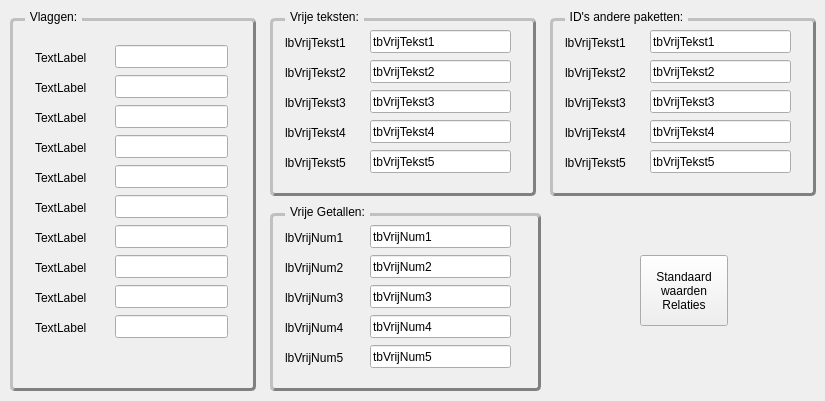
<?xml version="1.0" encoding="UTF-8"?>
<ui version="4.0">
 <class>RelatieSettings</class>
 <widget class="QWidget" name="RelatieSettings">
  <property name="geometry">
   <rect>
    <x>0</x>
    <y>0</y>
    <width>825</width>
    <height>401</height>
   </rect>
  </property>
  <property name="windowTitle">
   <string>Form</string>
  </property>
  <widget class="QGroupBox" name="grbxVrijeGetallen">
   <property name="geometry">
    <rect>
     <x>270</x>
     <y>205</y>
     <width>271</width>
     <height>186</height>
    </rect>
   </property>
   <property name="styleSheet">
    <string notr="true">QGroupBox {
border: 3px solid gray;
border-radius: 5px;
margin-top: 8px;
border-style: outset;
}

QGroupBox::title {
subcontrol-origin: margin;
left: 15px;
padding: 0 3px 0 3px;
}</string>
   </property>
   <property name="title">
    <string>Vrije Getallen:</string>
   </property>
   <widget class="QLineEdit" name="tbVrijNum1">
    <property name="geometry">
     <rect>
      <x>100</x>
      <y>20</y>
      <width>141</width>
      <height>23</height>
     </rect>
    </property>
    <property name="text">
     <string>tbVrijNum1</string>
    </property>
   </widget>
   <widget class="QLineEdit" name="tbVrijNum2">
    <property name="geometry">
     <rect>
      <x>100</x>
      <y>50</y>
      <width>141</width>
      <height>23</height>
     </rect>
    </property>
    <property name="text">
     <string>tbVrijNum2</string>
    </property>
   </widget>
   <widget class="QLineEdit" name="tbVrijNum3">
    <property name="geometry">
     <rect>
      <x>100</x>
      <y>80</y>
      <width>141</width>
      <height>23</height>
     </rect>
    </property>
    <property name="text">
     <string>tbVrijNum3</string>
    </property>
   </widget>
   <widget class="QLineEdit" name="tbVrijNum4">
    <property name="geometry">
     <rect>
      <x>100</x>
      <y>110</y>
      <width>141</width>
      <height>23</height>
     </rect>
    </property>
    <property name="text">
     <string>tbVrijNum4</string>
    </property>
   </widget>
   <widget class="QLineEdit" name="tbVrijNum5">
    <property name="geometry">
     <rect>
      <x>100</x>
      <y>140</y>
      <width>141</width>
      <height>23</height>
     </rect>
    </property>
    <property name="text">
     <string>tbVrijNum5</string>
    </property>
   </widget>
   <widget class="QLabel" name="lbVrijNum1">
    <property name="geometry">
     <rect>
      <x>15</x>
      <y>25</y>
      <width>86</width>
      <height>16</height>
     </rect>
    </property>
    <property name="text">
     <string>lbVrijNum1</string>
    </property>
   </widget>
   <widget class="QLabel" name="lbVrijNum2">
    <property name="geometry">
     <rect>
      <x>15</x>
      <y>55</y>
      <width>86</width>
      <height>16</height>
     </rect>
    </property>
    <property name="text">
     <string>lbVrijNum2</string>
    </property>
   </widget>
   <widget class="QLabel" name="lbVrijNum3">
    <property name="geometry">
     <rect>
      <x>15</x>
      <y>85</y>
      <width>86</width>
      <height>16</height>
     </rect>
    </property>
    <property name="text">
     <string>lbVrijNum3</string>
    </property>
   </widget>
   <widget class="QLabel" name="lbVrijNum4">
    <property name="geometry">
     <rect>
      <x>15</x>
      <y>115</y>
      <width>86</width>
      <height>16</height>
     </rect>
    </property>
    <property name="text">
     <string>lbVrijNum4</string>
    </property>
   </widget>
   <widget class="QLabel" name="lbVrijNum5">
    <property name="geometry">
     <rect>
      <x>15</x>
      <y>145</y>
      <width>86</width>
      <height>16</height>
     </rect>
    </property>
    <property name="text">
     <string>lbVrijNum5</string>
    </property>
   </widget>
  </widget>
  <widget class="QPushButton" name="btnDefaultRelaties">
   <property name="geometry">
    <rect>
     <x>640</x>
     <y>255</y>
     <width>88</width>
     <height>71</height>
    </rect>
   </property>
   <property name="text">
    <string>Standaard
waarden
Relaties</string>
   </property>
  </widget>
  <widget class="QGroupBox" name="grbxVrijeTeksten">
   <property name="geometry">
    <rect>
     <x>270</x>
     <y>10</y>
     <width>266</width>
     <height>186</height>
    </rect>
   </property>
   <property name="styleSheet">
    <string notr="true">QGroupBox {
border: 3px solid gray;
border-radius: 5px;
margin-top: 8px;
border-style: outset;
}

QGroupBox::title {
subcontrol-origin: margin;
left: 15px;
padding: 0 3px 0 3px;
}</string>
   </property>
   <property name="title">
    <string>Vrije teksten:</string>
   </property>
   <widget class="QLineEdit" name="tbVrijTekst1">
    <property name="geometry">
     <rect>
      <x>100</x>
      <y>20</y>
      <width>141</width>
      <height>23</height>
     </rect>
    </property>
    <property name="text">
     <string>tbVrijTekst1</string>
    </property>
   </widget>
   <widget class="QLineEdit" name="tbVrijTekst2">
    <property name="geometry">
     <rect>
      <x>100</x>
      <y>50</y>
      <width>141</width>
      <height>23</height>
     </rect>
    </property>
    <property name="text">
     <string>tbVrijTekst2</string>
    </property>
   </widget>
   <widget class="QLineEdit" name="tbVrijTekst3">
    <property name="geometry">
     <rect>
      <x>100</x>
      <y>80</y>
      <width>141</width>
      <height>23</height>
     </rect>
    </property>
    <property name="text">
     <string>tbVrijTekst3</string>
    </property>
   </widget>
   <widget class="QLineEdit" name="tbVrijTekst4">
    <property name="geometry">
     <rect>
      <x>100</x>
      <y>110</y>
      <width>141</width>
      <height>23</height>
     </rect>
    </property>
    <property name="text">
     <string>tbVrijTekst4</string>
    </property>
   </widget>
   <widget class="QLineEdit" name="tbVrijTekst5">
    <property name="geometry">
     <rect>
      <x>100</x>
      <y>140</y>
      <width>141</width>
      <height>23</height>
     </rect>
    </property>
    <property name="text">
     <string>tbVrijTekst5</string>
    </property>
   </widget>
   <widget class="QLabel" name="lbVrijTekst1">
    <property name="geometry">
     <rect>
      <x>15</x>
      <y>25</y>
      <width>86</width>
      <height>16</height>
     </rect>
    </property>
    <property name="text">
     <string>lbVrijTekst1</string>
    </property>
   </widget>
   <widget class="QLabel" name="lbVrijTekst2">
    <property name="geometry">
     <rect>
      <x>15</x>
      <y>55</y>
      <width>86</width>
      <height>16</height>
     </rect>
    </property>
    <property name="text">
     <string>lbVrijTekst2</string>
    </property>
   </widget>
   <widget class="QLabel" name="lbVrijTekst3">
    <property name="geometry">
     <rect>
      <x>15</x>
      <y>85</y>
      <width>86</width>
      <height>16</height>
     </rect>
    </property>
    <property name="text">
     <string>lbVrijTekst3</string>
    </property>
   </widget>
   <widget class="QLabel" name="lbVrijTekst4">
    <property name="geometry">
     <rect>
      <x>15</x>
      <y>115</y>
      <width>86</width>
      <height>16</height>
     </rect>
    </property>
    <property name="text">
     <string>lbVrijTekst4</string>
    </property>
   </widget>
   <widget class="QLabel" name="lbVrijTekst5">
    <property name="geometry">
     <rect>
      <x>15</x>
      <y>145</y>
      <width>86</width>
      <height>16</height>
     </rect>
    </property>
    <property name="text">
     <string>lbVrijTekst5</string>
    </property>
   </widget>
  </widget>
  <widget class="QGroupBox" name="grbxFlags">
   <property name="geometry">
    <rect>
     <x>10</x>
     <y>10</y>
     <width>246</width>
     <height>381</height>
    </rect>
   </property>
   <property name="styleSheet">
    <string notr="true">QGroupBox {
border: 3px solid gray;
border-radius: 5px;
margin-top: 8px;
border-style: outset;
}

QGroupBox::title {
subcontrol-origin: margin;
left: 15px;
padding: 0 3px 0 3px;
}</string>
   </property>
   <property name="title">
    <string>Vlaggen:</string>
   </property>
   <widget class="QLineEdit" name="lineEdit">
    <property name="geometry">
     <rect>
      <x>105</x>
      <y>35</y>
      <width>113</width>
      <height>23</height>
     </rect>
    </property>
   </widget>
   <widget class="QLineEdit" name="lineEdit_2">
    <property name="geometry">
     <rect>
      <x>105</x>
      <y>65</y>
      <width>113</width>
      <height>23</height>
     </rect>
    </property>
   </widget>
   <widget class="QLineEdit" name="lineEdit_3">
    <property name="geometry">
     <rect>
      <x>105</x>
      <y>95</y>
      <width>113</width>
      <height>23</height>
     </rect>
    </property>
   </widget>
   <widget class="QLineEdit" name="lineEdit_4">
    <property name="geometry">
     <rect>
      <x>105</x>
      <y>125</y>
      <width>113</width>
      <height>23</height>
     </rect>
    </property>
   </widget>
   <widget class="QLineEdit" name="lineEdit_5">
    <property name="geometry">
     <rect>
      <x>105</x>
      <y>155</y>
      <width>113</width>
      <height>23</height>
     </rect>
    </property>
   </widget>
   <widget class="QLineEdit" name="lineEdit_6">
    <property name="geometry">
     <rect>
      <x>105</x>
      <y>185</y>
      <width>113</width>
      <height>23</height>
     </rect>
    </property>
   </widget>
   <widget class="QLineEdit" name="lineEdit_7">
    <property name="geometry">
     <rect>
      <x>105</x>
      <y>215</y>
      <width>113</width>
      <height>23</height>
     </rect>
    </property>
   </widget>
   <widget class="QLineEdit" name="lineEdit_8">
    <property name="geometry">
     <rect>
      <x>105</x>
      <y>245</y>
      <width>113</width>
      <height>23</height>
     </rect>
    </property>
   </widget>
   <widget class="QLineEdit" name="lineEdit_9">
    <property name="geometry">
     <rect>
      <x>105</x>
      <y>275</y>
      <width>113</width>
      <height>23</height>
     </rect>
    </property>
   </widget>
   <widget class="QLineEdit" name="lineEdit_10">
    <property name="geometry">
     <rect>
      <x>105</x>
      <y>305</y>
      <width>113</width>
      <height>23</height>
     </rect>
    </property>
   </widget>
   <widget class="QLabel" name="label">
    <property name="geometry">
     <rect>
      <x>25</x>
      <y>40</y>
      <width>61</width>
      <height>15</height>
     </rect>
    </property>
    <property name="text">
     <string>TextLabel</string>
    </property>
   </widget>
   <widget class="QLabel" name="label_2">
    <property name="geometry">
     <rect>
      <x>25</x>
      <y>70</y>
      <width>61</width>
      <height>15</height>
     </rect>
    </property>
    <property name="text">
     <string>TextLabel</string>
    </property>
   </widget>
   <widget class="QLabel" name="label_3">
    <property name="geometry">
     <rect>
      <x>25</x>
      <y>100</y>
      <width>61</width>
      <height>15</height>
     </rect>
    </property>
    <property name="text">
     <string>TextLabel</string>
    </property>
   </widget>
   <widget class="QLabel" name="label_4">
    <property name="geometry">
     <rect>
      <x>25</x>
      <y>130</y>
      <width>61</width>
      <height>15</height>
     </rect>
    </property>
    <property name="text">
     <string>TextLabel</string>
    </property>
   </widget>
   <widget class="QLabel" name="label_5">
    <property name="geometry">
     <rect>
      <x>25</x>
      <y>160</y>
      <width>61</width>
      <height>15</height>
     </rect>
    </property>
    <property name="text">
     <string>TextLabel</string>
    </property>
   </widget>
   <widget class="QLabel" name="label_6">
    <property name="geometry">
     <rect>
      <x>25</x>
      <y>190</y>
      <width>61</width>
      <height>15</height>
     </rect>
    </property>
    <property name="text">
     <string>TextLabel</string>
    </property>
   </widget>
   <widget class="QLabel" name="label_7">
    <property name="geometry">
     <rect>
      <x>25</x>
      <y>220</y>
      <width>61</width>
      <height>15</height>
     </rect>
    </property>
    <property name="text">
     <string>TextLabel</string>
    </property>
   </widget>
   <widget class="QLabel" name="label_8">
    <property name="geometry">
     <rect>
      <x>25</x>
      <y>250</y>
      <width>61</width>
      <height>15</height>
     </rect>
    </property>
    <property name="text">
     <string>TextLabel</string>
    </property>
   </widget>
   <widget class="QLabel" name="label_9">
    <property name="geometry">
     <rect>
      <x>25</x>
      <y>280</y>
      <width>61</width>
      <height>15</height>
     </rect>
    </property>
    <property name="text">
     <string>TextLabel</string>
    </property>
   </widget>
   <widget class="QLabel" name="label_10">
    <property name="geometry">
     <rect>
      <x>25</x>
      <y>310</y>
      <width>61</width>
      <height>15</height>
     </rect>
    </property>
    <property name="text">
     <string>TextLabel</string>
    </property>
   </widget>
  </widget>
  <widget class="QGroupBox" name="grbxID_andere">
   <property name="geometry">
    <rect>
     <x>550</x>
     <y>10</y>
     <width>266</width>
     <height>186</height>
    </rect>
   </property>
   <property name="styleSheet">
    <string notr="true">QGroupBox {
border: 3px solid gray;
border-radius: 5px;
margin-top: 8px;
border-style: outset;
}

QGroupBox::title {
subcontrol-origin: margin;
left: 15px;
padding: 0 3px 0 3px;
}</string>
   </property>
   <property name="title">
    <string>ID's andere paketten:</string>
   </property>
   <widget class="QLineEdit" name="tbVrijTekst1_2">
    <property name="geometry">
     <rect>
      <x>100</x>
      <y>20</y>
      <width>141</width>
      <height>23</height>
     </rect>
    </property>
    <property name="text">
     <string>tbVrijTekst1</string>
    </property>
   </widget>
   <widget class="QLineEdit" name="tbVrijTekst2_2">
    <property name="geometry">
     <rect>
      <x>100</x>
      <y>50</y>
      <width>141</width>
      <height>23</height>
     </rect>
    </property>
    <property name="text">
     <string>tbVrijTekst2</string>
    </property>
   </widget>
   <widget class="QLineEdit" name="tbVrijTekst3_2">
    <property name="geometry">
     <rect>
      <x>100</x>
      <y>80</y>
      <width>141</width>
      <height>23</height>
     </rect>
    </property>
    <property name="text">
     <string>tbVrijTekst3</string>
    </property>
   </widget>
   <widget class="QLineEdit" name="tbVrijTekst4_2">
    <property name="geometry">
     <rect>
      <x>100</x>
      <y>110</y>
      <width>141</width>
      <height>23</height>
     </rect>
    </property>
    <property name="text">
     <string>tbVrijTekst4</string>
    </property>
   </widget>
   <widget class="QLineEdit" name="tbVrijTekst5_2">
    <property name="geometry">
     <rect>
      <x>100</x>
      <y>140</y>
      <width>141</width>
      <height>23</height>
     </rect>
    </property>
    <property name="text">
     <string>tbVrijTekst5</string>
    </property>
   </widget>
   <widget class="QLabel" name="lbVrijTekst1_2">
    <property name="geometry">
     <rect>
      <x>15</x>
      <y>25</y>
      <width>86</width>
      <height>16</height>
     </rect>
    </property>
    <property name="text">
     <string>lbVrijTekst1</string>
    </property>
   </widget>
   <widget class="QLabel" name="lbVrijTekst2_2">
    <property name="geometry">
     <rect>
      <x>15</x>
      <y>55</y>
      <width>86</width>
      <height>16</height>
     </rect>
    </property>
    <property name="text">
     <string>lbVrijTekst2</string>
    </property>
   </widget>
   <widget class="QLabel" name="lbVrijTekst3_2">
    <property name="geometry">
     <rect>
      <x>15</x>
      <y>85</y>
      <width>86</width>
      <height>16</height>
     </rect>
    </property>
    <property name="text">
     <string>lbVrijTekst3</string>
    </property>
   </widget>
   <widget class="QLabel" name="lbVrijTekst4_2">
    <property name="geometry">
     <rect>
      <x>15</x>
      <y>115</y>
      <width>86</width>
      <height>16</height>
     </rect>
    </property>
    <property name="text">
     <string>lbVrijTekst4</string>
    </property>
   </widget>
   <widget class="QLabel" name="lbVrijTekst5_2">
    <property name="geometry">
     <rect>
      <x>15</x>
      <y>145</y>
      <width>86</width>
      <height>16</height>
     </rect>
    </property>
    <property name="text">
     <string>lbVrijTekst5</string>
    </property>
   </widget>
  </widget>
 </widget>
 <resources/>
 <connections/>
</ui>
